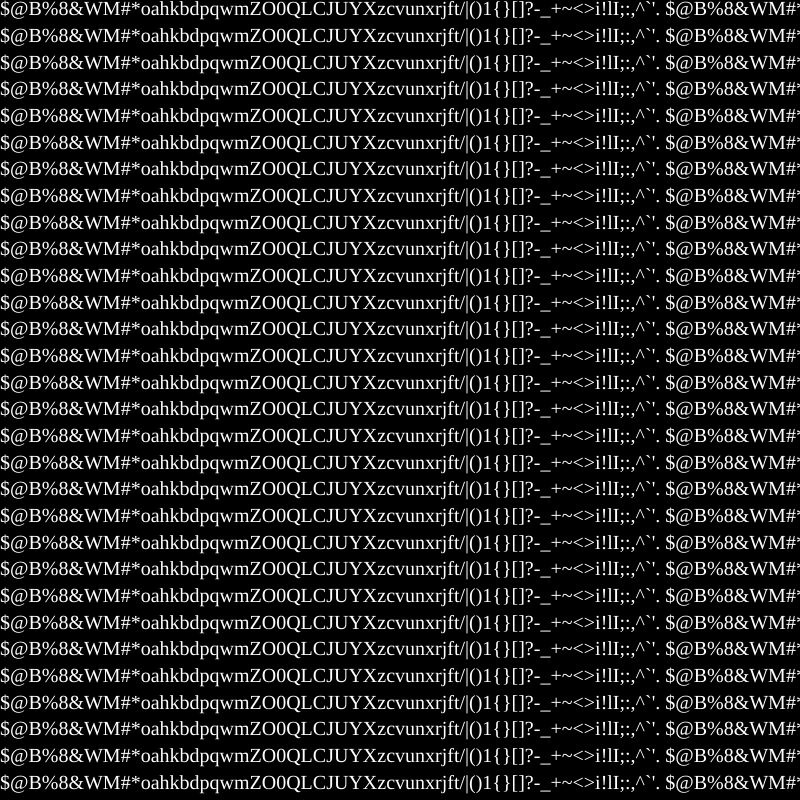
Frame 1 (no input)
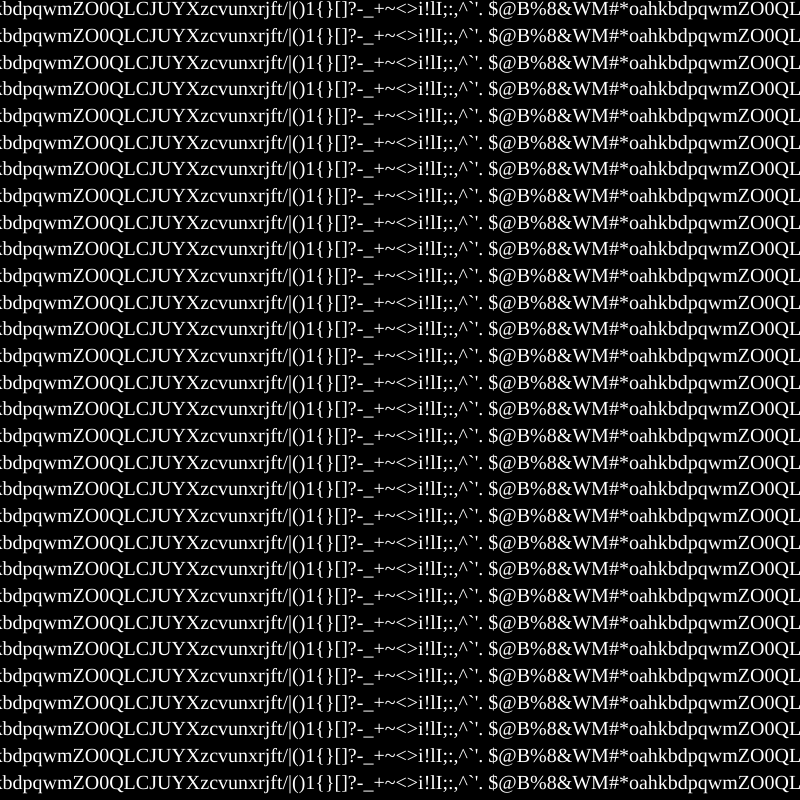
Frame 60 (no input)
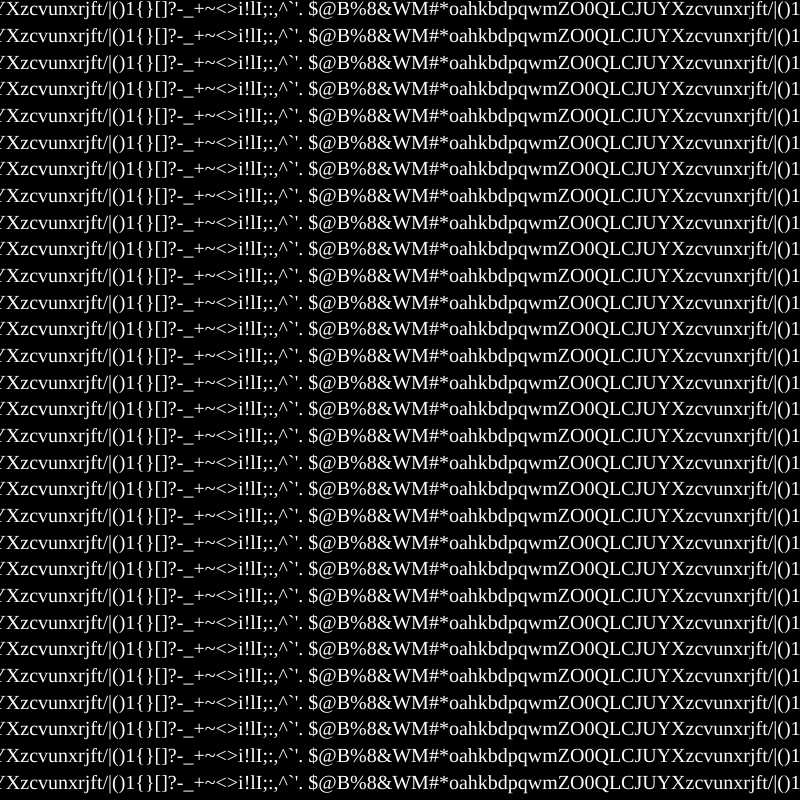
Frame 120 (the mouse pressed at the canvas centre since frame 60)

The p5.js sketch that drew these frames (run headless with seeded random() and noise() and a simulated clock; from frame 60 on, the mouse is pressed at the canvas centre):

// p5.js sketch
// ── sketch.js
let chars = "$@B%8&WM#*oahkbdpqwmZO0QLCJUYXzcvunxrjft/|()1{}[]?-_+~<>i!lI;:,^`'. "
let numChars = 68; // 68 characters in the string
let fontSize = 20;
let textLen = 0; // length of the string on the screen (in pixels)
let numLines = 30;

var x = 0;

function setup() {
  createCanvas(800, 800);
  textFont('Calibri', fontSize);
  textLen = textWidth(chars);
  x = 0;
}

function draw() {
  background(0);
  fill(255);

  var step = height / numLines;
  
  for(y = 0; y < height; y += step) {
    text(chars, x, y, textLen, fontSize);
    text(chars, x + textLen, y, textLen, fontSize);
    text(chars, x + (textLen * 2), y, textLen, fontSize);
  }

  // progress line across screen
  x = x % textLen;
  x -= 3;
}

class line {
  step = 0;
  textWid = 0;
  numRepeats = 0;

  constructor(text, x, y, fontSize) {
    this.text = text;
    this.x = x;
    this.y = y;
    this.fontSize = fontSize;

    this.textWid = textWidth(text);
  }
  
  calculate() {
    // get the number of times the line should be repeated
    // to always fill the screen
    numRepeats = int(width/textWid) + 1;

    this.x += this.step;
  }

  render() {
    for(i = 0; i < this.numRepeats; i++) {
      text(text, x + (i * textLen), y, textLen, fontSize);
    }
  }

  setStep(newStep) {
    this.step = newStep;
  }

};
